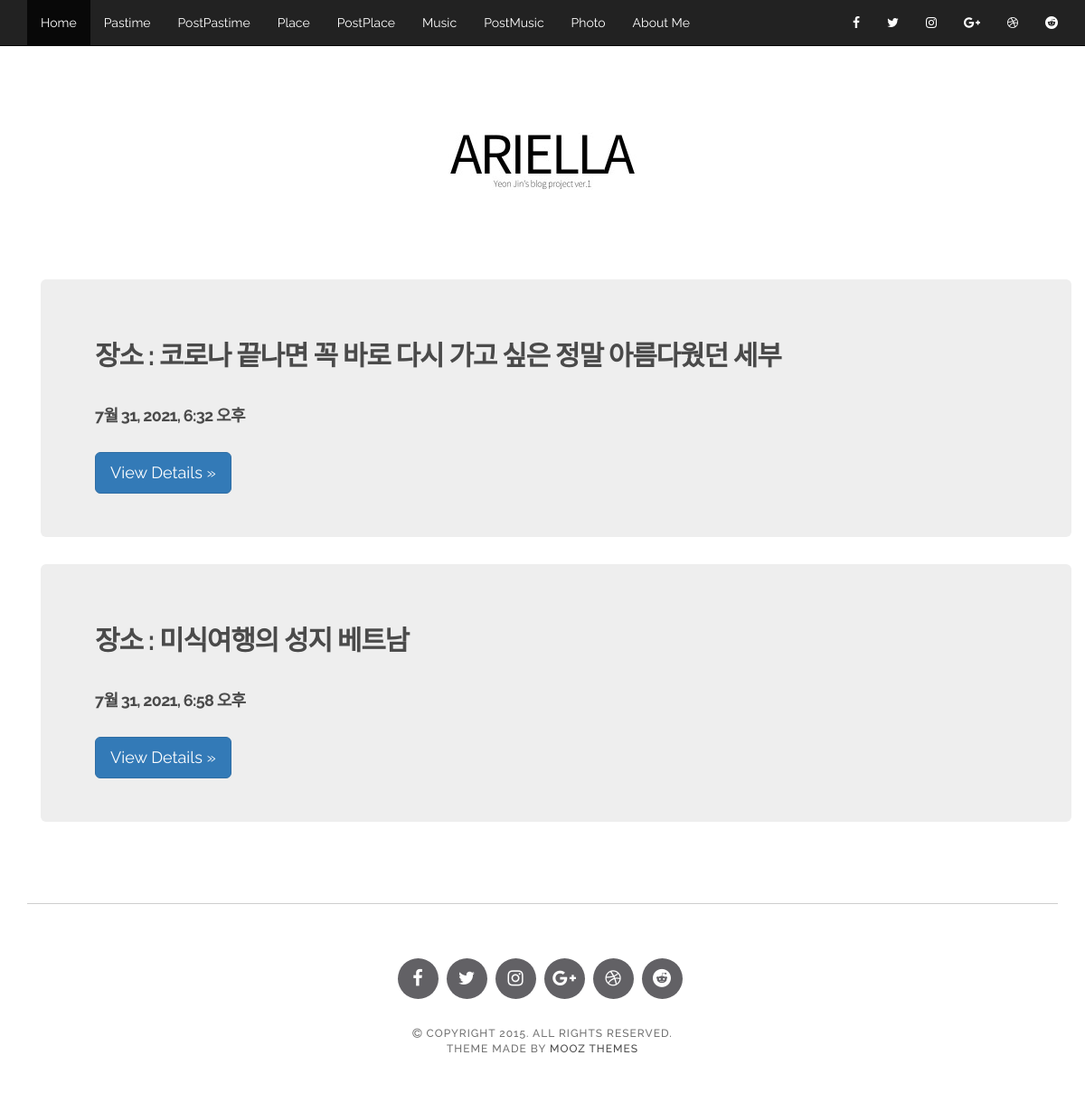
/place/, run on the app's committed database.
### blog/models.py (models this page shows)
class Place(models.Model):
    title = models.CharField(max_length=50)
    pub_date = models.DateTimeField(auto_now_add=True)
    author = models.ForeignKey(User, on_delete=models.SET_NULL, null=True, default=1)
    content = RichTextUploadingField(null=True)

### blog/views.py (the view)
# urls.py: path('place/', views.place, name="place"),
def place(request):
    places = Place.objects.all()
    return render(request, 'place.html', {'places': places})

### blog/templates/place.html
{% extends 'base.html' %}
{% load static %}
{% block contents %}
<section>
{% block content %}
    <br>
    {% for place in places %}
        <main role="main" class="container">
            <div class="jumbotron">
                <h2>장소 : {{ place.title }}</h2>
                <br>
                <h4>{{ place.pub_date }}</h4>
                <br>
                <a class="btn btn-lg btn-primary" href="{% url 'placeviewdetail' place.id %}" role="button">View Details &raquo;</a>
            </div>
        </main>
    {% endfor %}
{% endblock %}
</section>
{% endblock %}

### blog/static/css/style.css (style rules this page uses)
body { font-family: "Raleway", Sans-serif; -webkit-font-smoothing: antialiased; }
h1, h2, h3, h4, h5, h6 { letter-spacing: -0.04em; font-weight: 700; font-style: normal; font-family: "Raleway", Sans-serif; color: #4A4A4A; }
a { color: #4A4A4A; }
a, a:hover, a:focus, a:active, a.active { outline: 0; text-decoration: none; }
section { padding-bottom: 60px; }

### data on the page
Place: title "코로나 끝나면 꼭 바로 다시 가고 싶은 정말 아름다웠던 세부", pub_date "7월 31, 2021, 6:32 오후"
Place: title "미식여행의 성지 베트남", pub_date "7월 31, 2021, 6:58 오후"
